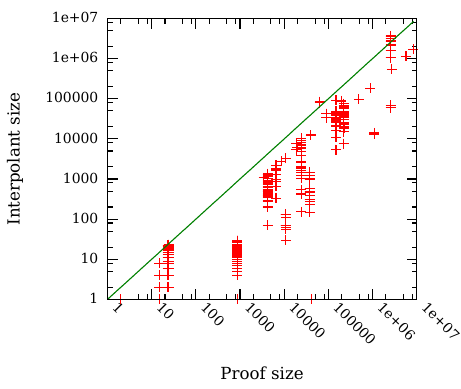

Recreate this plot in gnuplot.
set xlabel "Proof size"
set ylabel "Interpolant size"
set terminal svg size 400,350 fname "serif"
set output "itpsize2.svg"
set xrange [1:10000000]
set yrange [1:10000000]
set logscale
set tics font "serif,10"
set xtics rotate by -45
plot "itpsize2.dat" using 2:3 notitle, x notitle
exit
